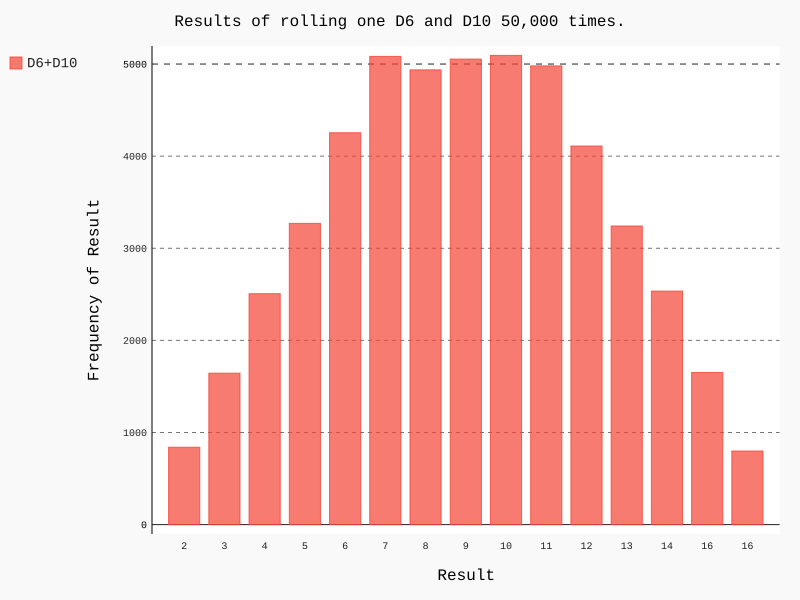

The script that drew this image:
import pygal
from die import Die

die_1 = Die()
die_2 = Die(10)
results = []
for roll_num in range(50000):
    result = die_1.roll()+die_2.roll()
    results.append(result)

#分析结果
frequencies = []
max_result = die_1.num_sides + die_2.num_sides
for value in range(2,max_result+1):  #range(x,y) ,x起始，y结尾，但不包括y
    frequency = results.count(value)
    frequencies.append(frequency)

#可视化
hist = pygal.Bar()

hist.title = "Results of rolling one D6 and D10 50,000 times."
hist.x_labels = ['2','3','4','5','6','7','8','9','10','11','12','13','14','16','16']
hist.x_title = "Result"
hist.y_title = "Frequency of Result"

hist.add('D6+D10',frequencies)
hist.render_to_file('15/die_visual.svg')
